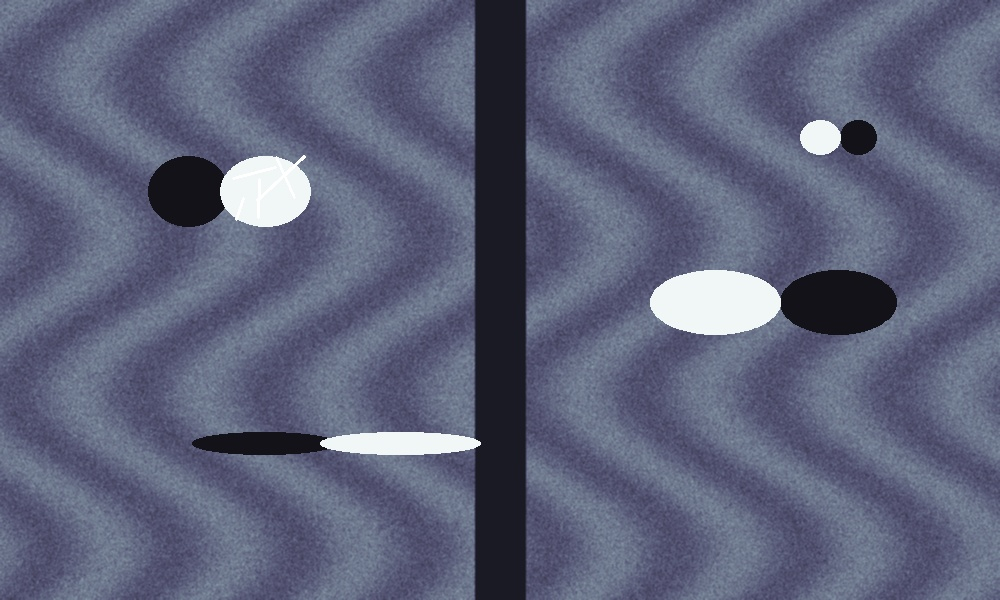
#> input picture sample_data/sonar_images/sample_sonar_01.jpg, 1000 x 600 px
$ python test_preprocessing.py
#> lines starting #> are read from the running program, lines starting #| are printed output that depends on the picture
### backend/preprocessing.py
"""
Sonar Image Preprocessing Module
Implements acoustic enhancement filters: denoising (speckle reduction),
CLAHE contrast enhancement, and intensity normalization for Side Scan Sonar (SSS) imagery.
"""

import cv2
import numpy as np
from typing import Tuple, Dict, Any


# [7 lines left out: function read_image_from_bytes, not called in this run]


def resize_image(image: np.ndarray, max_dimension: int = 1280) -> Tuple[np.ndarray, float]:
    """
    Resizes image maintaining aspect ratio if max dimension exceeds limit.
    Returns (resized_image, scale_factor).
    """
    h, w = image.shape[:2]
    if max(h, w) <= max_dimension:
        return image, 1.0

    scale = max_dimension / float(max(h, w))
    new_w = int(w * scale)
    new_h = int(h * scale)
    resized = cv2.resize(image, (new_w, new_h), interpolation=cv2.INTER_AREA)
    return resized, scale


def denoise_image(image: np.ndarray, h_param: float = 7.0) -> np.ndarray:
    """
    Reduces acoustic speckle noise using bilateral or non-local means filtering
    while preserving edge boundaries of structural debris.
    """
    if len(image.shape) == 2 or (len(image.shape) == 3 and image.shape[2] == 1):
        # Grayscale acoustic data
        denoised = cv2.bilateralFilter(image, d=7, sigmaColor=50, sigmaSpace=50)
    else:
        # 3-channel image
        denoised = cv2.bilateralFilter(image, d=7, sigmaColor=50, sigmaSpace=50)
    return denoised


def enhance_contrast(image: np.ndarray, clip_limit: float = 2.5, tile_grid_size: Tuple[int, int] = (8, 8)) -> np.ndarray:
    """
    Applies Contrast Limited Adaptive Histogram Equalization (CLAHE)
    to enhance acoustic shadows and highlight bright debris returns against seafloor sediment.
    """
    clahe = cv2.createCLAHE(clipLimit=clip_limit, tileGridSize=tile_grid_size)
    if len(image.shape) == 3 and image.shape[2] == 3:
        # Convert to LAB color space, apply CLAHE to L channel, convert back
        lab = cv2.cvtColor(image, cv2.COLOR_BGR2LAB)
        l_chan, a_chan, b_chan = cv2.split(lab)
        cl = clahe.apply(l_chan)
        limg = cv2.merge((cl, a_chan, b_chan))
        enhanced = cv2.cvtColor(limg, cv2.COLOR_LAB2BGR)
    elif len(image.shape) == 3 and image.shape[2] == 4:
        # Handle RGBA
        bgr = cv2.cvtColor(image, cv2.COLOR_BGRA2BGR)
        enhanced = enhance_contrast(bgr, clip_limit, tile_grid_size)
    else:
        # Single channel grayscale
        enhanced = clahe.apply(image)
    return enhanced


def normalize_image(image: np.ndarray) -> np.ndarray:
    """Normalizes pixel range to [0, 255] for consistent dynamic range."""
    norm = cv2.normalize(image, None, alpha=0, beta=255, norm_type=cv2.NORM_MINMAX)
    return norm


def preprocess_sonar_pipeline(
    image: np.ndarray,
    target_size: int = 1280,
    enable_denoise: bool = True,
    enable_clahe: bool = True
) -> Tuple[np.ndarray, Dict[str, Any]]:
    """
    Complete configurable sonar preprocessing pipeline:
    1. Size validation and scaling
    2. Speckle noise reduction
    3. CLAHE acoustic contrast enhancement
    4. Dynamic range normalization
    """
    orig_h, orig_w = image.shape[:2]

    # Resize
    processed, scale = resize_image(image, max_dimension=target_size)

    # Denoise
    if enable_denoise:
        processed = denoise_image(processed)

    # Contrast
    if enable_clahe:
        processed = enhance_contrast(processed)

    # Normalization
    processed = normalize_image(processed)

    metadata = {
        "original_width": orig_w,
        "original_height": orig_h,
        "processed_width": processed.shape[1],
        "processed_height": processed.shape[0],
        "scale_factor": scale,
        "denoise_applied": enable_denoise,
        "clahe_applied": enable_clahe,
    }

    return processed, metadata

### scripts/test_preprocessing.py
"""
Verification test for Sonar Image Preprocessing pipeline.
"""

import os
import sys
import cv2

# Add backend to path
sys.path.insert(0, os.path.join(os.path.dirname(__file__), "..", "backend"))

from preprocessing import preprocess_sonar_pipeline

def test_preprocessing():
    sample_img_path = os.path.join(os.path.dirname(__file__), "..", "sample_data", "sonar_images", "sample_sonar_01.jpg")
    assert os.path.exists(sample_img_path), f"Missing test image at {sample_img_path}"

    img = cv2.imread(sample_img_path)
#> img is the input picture: shape (600, 1000, 3); mean B, G, R 123, 98.5, 93.9
    assert img is not None, "Failed to load sample image"

    processed, meta = preprocess_sonar_pipeline(img, target_size=1024, enable_denoise=True, enable_clahe=True)
#> in preprocess_sonar_pipeline, `processed, scale = resize_image(image, max_dimension=target_size)`: scale = 1
#> in enhance_contrast, `lab = cv2.cvtColor(image, cv2.COLOR_BGR2LAB)`: lab: shape (600, 1000, 3); mean of channels 0, 1, 2 106.7, 132.1, 113.7
#> in enhance_contrast, `l_chan, a_chan, b_chan = cv2.split(lab)`:
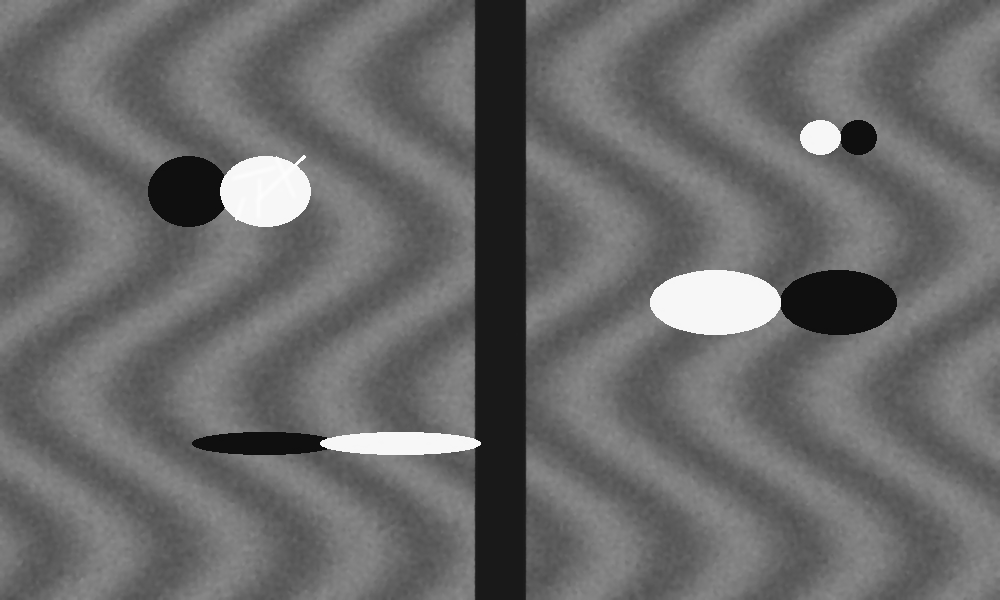
#> l_chan: shape (600, 1000); min 14, max 255, mean 106.7
#> in enhance_contrast, `l_chan, a_chan, b_chan = cv2.split(lab)`:
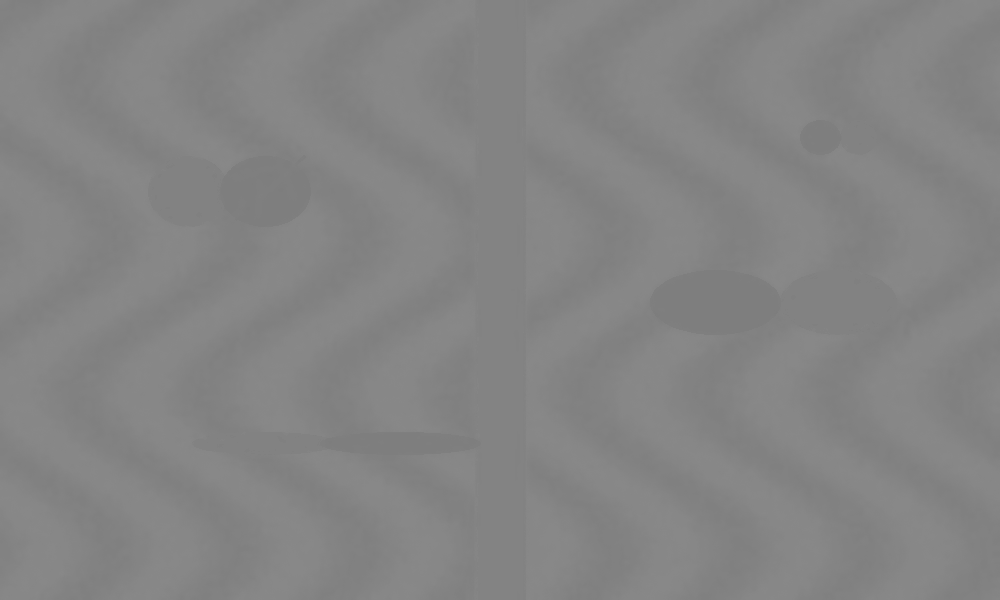
#> a_chan: shape (600, 1000); min 125, max 137, mean 132.1
#> in enhance_contrast, `l_chan, a_chan, b_chan = cv2.split(lab)`:
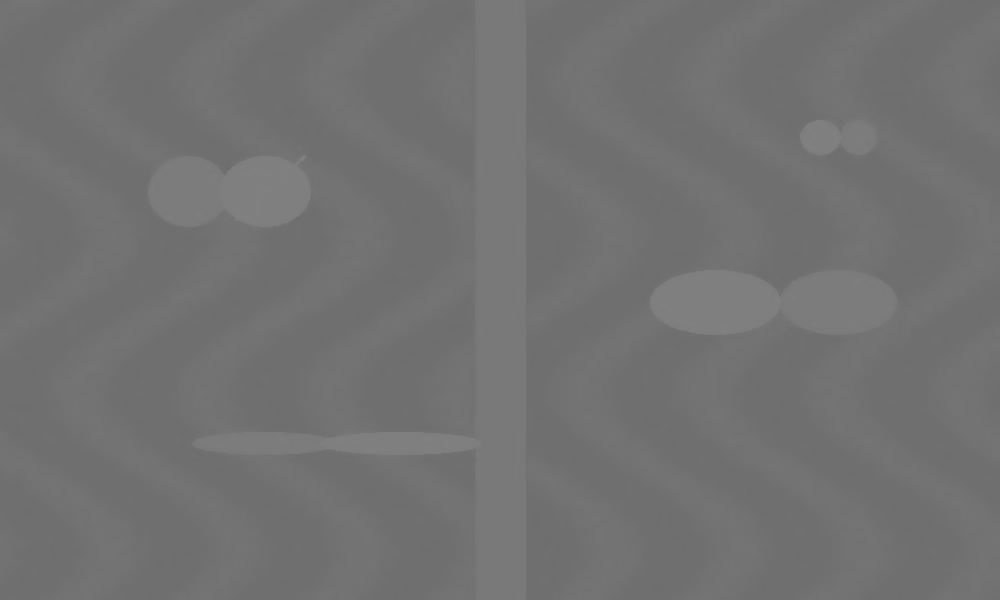
#> b_chan: shape (600, 1000); min 110, max 128, mean 113.7
#> in enhance_contrast, `cl = clahe.apply(l_chan)`:
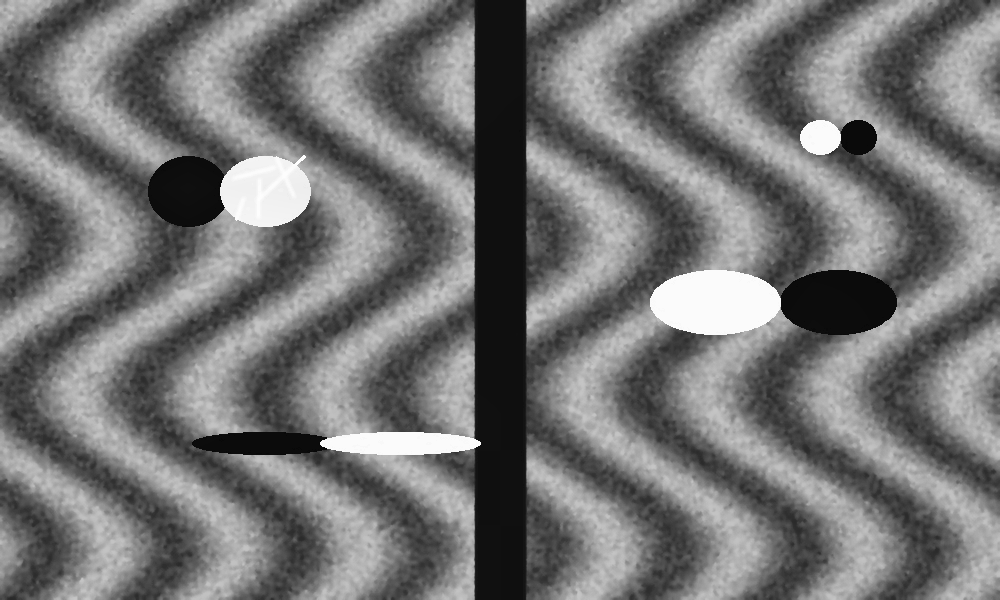
#> cl: shape (600, 1000); min 8, max 255, mean 116.4
#> in enhance_contrast, `limg = cv2.merge((cl, a_chan, b_chan))`: limg: shape (600, 1000, 3); mean of channels 0, 1, 2 116.4, 132.1, 113.7
#> in enhance_contrast, `enhanced = cv2.cvtColor(limg, cv2.COLOR_LAB2BGR)`:
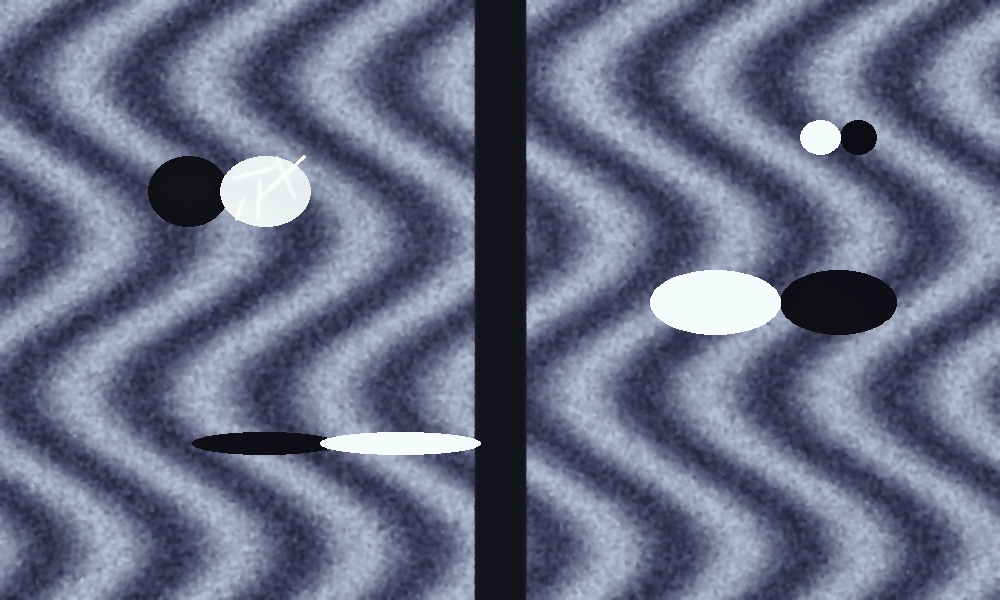
#> enhanced: shape (600, 1000, 3); mean B, G, R 133.8, 109.3, 104.4
#> in preprocess_sonar_pipeline, `metadata = { "original_width": orig_w, "original_height": orig_h, "pro..`: metadata = {'original_width': 1000, 'original_height': 600, 'processed_width': 1000, 'processed_height': 600, 'scale_factor': 1, 'denoise_applied': True, 'clahe_applied': True}
#> meta has the same summary as metadata in preprocess_sonar_pipeline

    assert processed is not None, "Preprocessing returned None"
    assert processed.shape[0] > 0 and processed.shape[1] > 0, "Invalid processed shape"
    assert meta["denoise_applied"] is True
    assert meta["clahe_applied"] is True
    print("[PASS] Sonar preprocessing test passed!")
    print("Metadata:", meta)
#| Metadata: {'original_width': 1000, 'original_height': 600, 'processed_width': 1000, 'processed_height': 600, 'scale_factor': 1.0, 'denoise_applied': True, 'clahe_applied': True}

if __name__ == "__main__":
    test_preprocessing()
